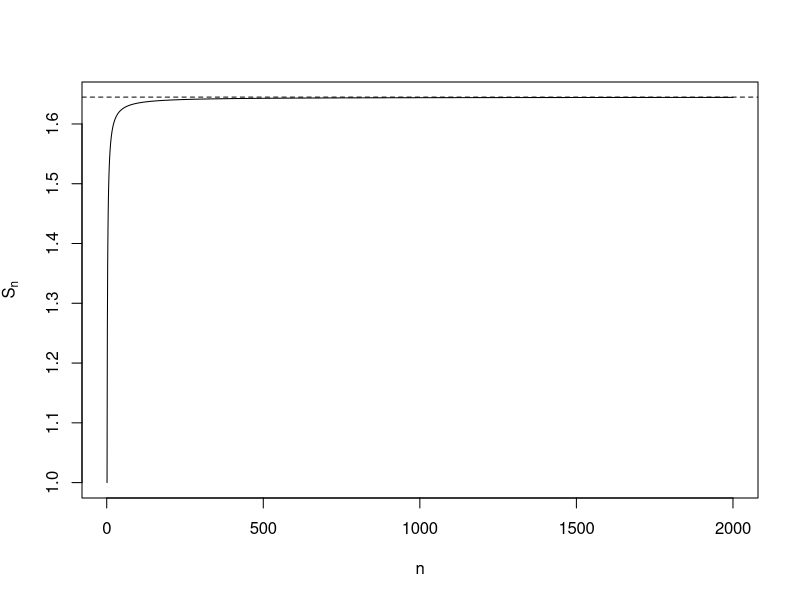
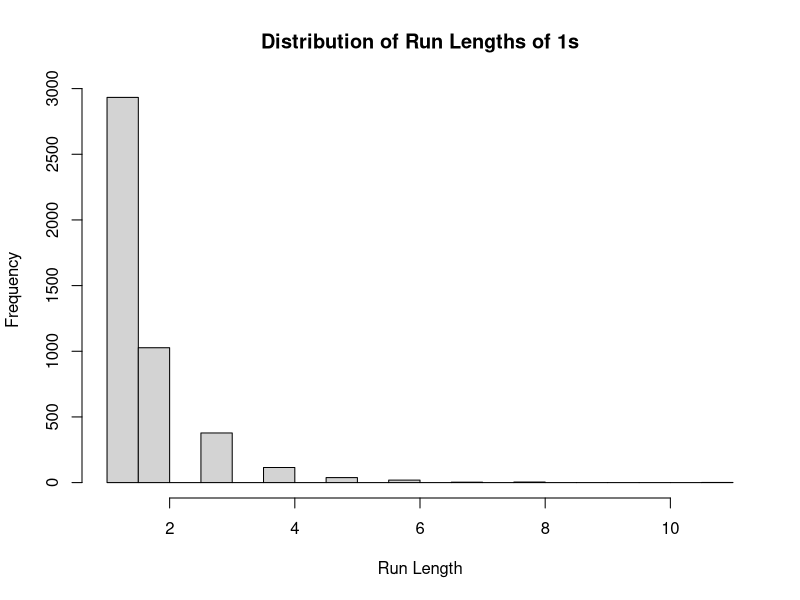

The R source for these figures, in order:
## ---- chunk 1
# Load only the allowed package
library(dslabs)
## ---- chunk 2
# Step 1: define n
n <- 150

# Step 2: create the sequence 1, 2, ..., n
x <- seq(1, n)

# Step 3: compute the sum of x
ans <- sum(x)

# Step 4: print ans
ans <- 11325
## ---- chunk 3
# Examine structure
str(murders)

# Step: print the column names
 names(murders)
## ---- chunk 4
# Step 1: compute murder rate per 100,000
rate <- murders$total / murders$population * 100000

# Step 2: create logical vector for rate < 1.2
idx <- rate < 1.2

# Step 3: subset murders
murders[idx, ]
## ---- chunk 5
# Step 1: compute rate (or reuse from Q2)
# rate <- murders$total / murders$population * 100000

# Step 2: create logical vectors low and ne
# Step 2: create logical vectors
low <- rate < 1.2                   # low murder rate
ne <- murders$region == "Northeast" # Northeast region

# Step 3: combine conditions
keep <- low & ne

# Step 4: subset data and remove region column
out <- murders[keep, ]
out_no_region <- out[, names(out) != "region"]
out_no_region
## ---- chunk 6
# Step 1: compute rate
rate <- murders$total / murders$population * 100000

# Step 2: restrict to low-rate states
low <- rate < 1.2

# Step 3: find the row index of the smallest population among those
i <- which(low)[which.min(murders$population[low])]

# Step 4: report as a small data frame
out_df <- data.frame(
  state = murders$state[i],
  population = murders$population[i],
  rate = rate[i]
)

# print the result
print(out_df)



## ---- chunk 7
# Step 1: compute rate
rate <- murders$total / murders$population * 100000

# Step 2: restrict to states with population > 8 million
big <- murders$population > 8000000

# Step 3: find row index of smallest rate among those
i <- which(big)[which.min(rate[big])]

# Step 4: report as a small data frame
out_df <- data.frame(
  state = murders$state[i],
  population = murders$population[i],
  rate = rate[i]
)

# print the result
print(out_df)

## ---- chunk 8
# Step 1: total murders by region
murders_by_region <- tapply(murders$total, murders$region, sum)

# Step 2: total population by region
pop_by_region <- tapply(murders$population, murders$region, sum)

# Step 3: compute murder rates per 100,000
rate_by_region <- murders_by_region / pop_by_region * 100000

# Step 4: create data frame
region_rates <- data.frame(
  region = names(rate_by_region),
  rate = rate_by_region
)

# print the result
print(region_rates)

## ---- chunk 9
# Step 1: define start, end, step
start <- 5
end <- 60
step <- 3/8

# Step 2: create sequence
v <- seq(from = start, to = end, by = step)

# Step 3: show first 6 values
head(v)

# Step 4: show length of the vector
length(v)

## ---- chunk 10
temp_f <- c(72, 95, 41, 86, 78, 33)
city <- c("Chicago", "Lagos", "Oslo", "Rio de Janeiro", 
          "San Juan", "Toronto")
city_temps <- data.frame(name = city, temperature_f = temp_f)
city_temps
## ---- chunk 11
# Step 1: create data frame
temp_f <- c(72, 95, 41, 86, 78, 33)
city <- c("Chicago", "Lagos", "Oslo", "Rio de Janeiro", "San Juan", "Toronto")

city_temps <- data.frame(
  name = city,
  temperature_f = temp_f
)

print(city_temps)

# Step 2: add Celsius column
city_temps$temperature_c <- (city_temps$temperature_f - 32) * 5/9

print(city_temps)

## ---- chunk 12
# Step 1: define the function
euler2 <- function(n) {
  k <- 1:n
  terms <- 1 / (k^2)
  sum(terms)
}

# Step 2: test the function
euler2(10)
euler2(100)

## ---- chunk 13
# Step 1: create n-values
n_vals <- 1:2000

# Step 2: compute S_n for each n
S <- sapply(n_vals, euler2)

# Step 3: plot S_n vs n
plot(n_vals, S, type = "l", 
     xlab = "n", ylab = expression(S[n]))

# Step 4: add dashed line at pi^2/6
abline(h = pi^2 / 6, lty = 2)

## ---- chunk 14
test <- c("AL", "AK", "AZ", "AR", "AA")

# Step 1: check which are real state abbreviations
is_real <- test %in% state.abb

# Step 2: print
is_real

## ---- chunk 15
test <- c("AL", "AK", "AZ", "AR", "AA")

# Step 1: logical vector for not real
not_real <- !(test %in% state.abb)

# Step 2: find index
idx <- which(not_real)

# Step 3: print the entry
test[idx]

## ---- chunk 16
targets <- c("Florida", "California", "New York")

# Step 1: subset murders to those states
sub <- murders[murders$state %in% targets, ]

# Step 2: reorder rows using match()
sub_ordered <- sub[match(targets, sub$state), ]

# Step 3: print
sub_ordered

## ---- chunk 17
vander_helper <- function(x, n) {
  x^(0:n)
}

# Test
vander_helper(2, 6)

## ---- chunk 18
n <- 20000
p <- 0.35
set.seed(2025-9-18)
x <- sample(c(0,1), n, prob = c(1 - p, p), replace = TRUE)
## ---- chunk 19
# Step 1: create vector
n <- 20000
p <- 0.35
set.seed(2025-9-18)
x <- sample(c(0,1), n, prob = c(1 - p, p), replace = TRUE)

# Step 2: run lengths
r <- rle(x)
ones_lengths <- r$lengths[r$values == 1]

# Step 3: plot distribution
hist(ones_lengths, breaks = 30, main = "Distribution of Run Lengths of 1s",
     xlab = "Run Length", ylab = "Frequency")

# Step 4: empirical proportions for k=1:8
tab <- table(ones_lengths)
emp_counts <- as.numeric(tab[as.character(1:8)])
emp_counts[is.na(emp_counts)] <- 0
emp_probs <- emp_counts / length(ones_lengths)

# Step 5: theoretical probabilities
k <- 1:8
theory_probs <- (1 - p) * p^(k - 1)

# Step 6: comparison
comparison <- data.frame(
  run_length = k,
  empirical_prob = emp_probs,
  theory_prob = theory_probs
)

comparison

## ---- chunk 20
# Step 1: state-level rates
rate <- murders$total / murders$population * 100000

# Step 2: national average rate
national_rate <- sum(murders$total) / sum(murders$population) * 100000

# Step 3: logical vectors
high_crime <- rate > national_rate
high_pop <- murders$population > 6000000

# Step 4: create labels
labels <- ifelse(high_crime & high_pop, "High Crime, High Pop",
                 ifelse(high_crime & !high_pop, "High Crime, Low Pop",
                        "Lower Crime"))

# Step 5: show table
table(labels)

## ---- chunk 21
# Step 1: rate vector
rate <- murders$total / murders$population * 100000

# Step 2: ord <- order(rate, decreasing = TRUE)
ord <- order(rate, decreasing = TRUE)

# Step 3: i <- ord[12]
i <- ord[12]

# Step 4: report state and rate
data.frame(state = murders$state[i], rate = rate[i])

## ---- chunk 22
compute_harmonic_mean <- function(x) {
  if(any(x <= 0)) return(NA)
  n <- length(x)
  n / sum(1 / x)
}

# Test
compute_harmonic_mean(c(1, 2, 4, 8))

## ---- chunk 23
safe_divide <- function(x, y) {
  out <- x / y
  out <- as.character(out)
  out[y == 0] <- "Cannot divide by zero"
  out
}

# Test
x <- c(10, 20, 30)
y <- c(2, 0, 5)
safe_divide(x, y)

## ---- chunk 24
# Step 1: compute a named vector of rates
rate <- murders$total / murders$population * 100000
rate_named <- setNames(rate, murders$state)

classify_state_safety <- function(state_name) {
  # Step 2: check if state_name is in names(rate_named)
  if(!(state_name %in% names(rate_named))) {
    return("State not found")
  }
  
  # Step 3: pull out r <- rate_named[state_name]
  r <- rate_named[state_name]
  
  # Step 4: return the correct label using if/else
  if(r < 1) {
    return("Very Safe")
  } else if(r < 3) {
    return("Safe")
  } else if(r < 5) {
    return("Moderate")
  } else {
    return("High Risk")
  }
}

# Tests:
# classify_state_safety("Vermont")
# classify_state_safety("Texas")
# classify_state_safety("California")
# classify_state_safety("NotAState")

# Step 5: classify all states with sapply
cats <- sapply(murders$state, classify_state_safety)

# Step 6: count categories
table(cats)
